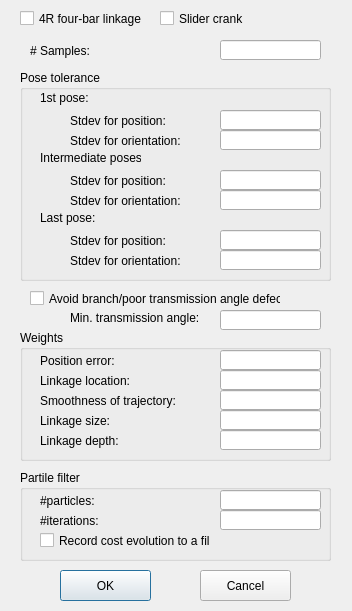
<?xml version="1.0" encoding="UTF-8"?>
<ui version="4.0">
 <class>LinkageSynthesisOptionDialog</class>
 <widget class="QDialog" name="LinkageSynthesisOptionDialog">
  <property name="geometry">
   <rect>
    <x>0</x>
    <y>0</y>
    <width>352</width>
    <height>611</height>
   </rect>
  </property>
  <property name="windowTitle">
   <string>Synthesis Options</string>
  </property>
  <widget class="QLabel" name="label">
   <property name="geometry">
    <rect>
     <x>30</x>
     <y>40</y>
     <width>61</width>
     <height>21</height>
    </rect>
   </property>
   <property name="text">
    <string># Samples:</string>
   </property>
  </widget>
  <widget class="QLineEdit" name="lineEditNumSamples">
   <property name="geometry">
    <rect>
     <x>220</x>
     <y>40</y>
     <width>101</width>
     <height>20</height>
    </rect>
   </property>
  </widget>
  <widget class="QCheckBox" name="checkBoxAvoidBranchDefect">
   <property name="geometry">
    <rect>
     <x>30</x>
     <y>290</y>
     <width>251</width>
     <height>17</height>
    </rect>
   </property>
   <property name="text">
    <string>Avoid branch/poor transmission angle defect</string>
   </property>
  </widget>
  <widget class="QPushButton" name="pushButtonOK">
   <property name="geometry">
    <rect>
     <x>60</x>
     <y>570</y>
     <width>91</width>
     <height>31</height>
    </rect>
   </property>
   <property name="text">
    <string>OK</string>
   </property>
  </widget>
  <widget class="QPushButton" name="pushButtonCancel">
   <property name="geometry">
    <rect>
     <x>200</x>
     <y>570</y>
     <width>91</width>
     <height>31</height>
    </rect>
   </property>
   <property name="text">
    <string>Cancel</string>
   </property>
  </widget>
  <widget class="QGroupBox" name="groupBox">
   <property name="geometry">
    <rect>
     <x>20</x>
     <y>70</y>
     <width>311</width>
     <height>211</height>
    </rect>
   </property>
   <property name="title">
    <string>Pose tolerance</string>
   </property>
   <widget class="QLabel" name="label_2">
    <property name="geometry">
     <rect>
      <x>50</x>
      <y>40</y>
      <width>131</width>
      <height>21</height>
     </rect>
    </property>
    <property name="text">
     <string>Stdev for position:</string>
    </property>
   </widget>
   <widget class="QLineEdit" name="lineEditStdDevPositionFirst">
    <property name="geometry">
     <rect>
      <x>200</x>
      <y>40</y>
      <width>101</width>
      <height>20</height>
     </rect>
    </property>
   </widget>
   <widget class="QLabel" name="label_6">
    <property name="geometry">
     <rect>
      <x>50</x>
      <y>100</y>
      <width>101</width>
      <height>21</height>
     </rect>
    </property>
    <property name="text">
     <string>Stdev for position:</string>
    </property>
   </widget>
   <widget class="QLineEdit" name="lineEditStdDevPositionMiddle">
    <property name="geometry">
     <rect>
      <x>200</x>
      <y>100</y>
      <width>101</width>
      <height>20</height>
     </rect>
    </property>
   </widget>
   <widget class="QLabel" name="label_7">
    <property name="geometry">
     <rect>
      <x>50</x>
      <y>160</y>
      <width>131</width>
      <height>21</height>
     </rect>
    </property>
    <property name="text">
     <string>Stdev for position:</string>
    </property>
   </widget>
   <widget class="QLineEdit" name="lineEditStdDevPositionLast">
    <property name="geometry">
     <rect>
      <x>200</x>
      <y>160</y>
      <width>101</width>
      <height>20</height>
     </rect>
    </property>
   </widget>
   <widget class="QLabel" name="label_8">
    <property name="geometry">
     <rect>
      <x>20</x>
      <y>20</y>
      <width>51</width>
      <height>16</height>
     </rect>
    </property>
    <property name="text">
     <string>1st pose:</string>
    </property>
   </widget>
   <widget class="QLabel" name="label_9">
    <property name="geometry">
     <rect>
      <x>50</x>
      <y>60</y>
      <width>131</width>
      <height>21</height>
     </rect>
    </property>
    <property name="text">
     <string>Stdev for orientation:</string>
    </property>
   </widget>
   <widget class="QLineEdit" name="lineEditStdDevOrientationFirst">
    <property name="geometry">
     <rect>
      <x>200</x>
      <y>60</y>
      <width>101</width>
      <height>20</height>
     </rect>
    </property>
   </widget>
   <widget class="QLabel" name="label_10">
    <property name="geometry">
     <rect>
      <x>20</x>
      <y>80</y>
      <width>101</width>
      <height>16</height>
     </rect>
    </property>
    <property name="text">
     <string>Intermediate poses:</string>
    </property>
   </widget>
   <widget class="QLabel" name="label_11">
    <property name="geometry">
     <rect>
      <x>50</x>
      <y>120</y>
      <width>121</width>
      <height>21</height>
     </rect>
    </property>
    <property name="text">
     <string>Stdev for orientation:</string>
    </property>
   </widget>
   <widget class="QLineEdit" name="lineEditStdDevOrientationMiddle">
    <property name="geometry">
     <rect>
      <x>200</x>
      <y>120</y>
      <width>101</width>
      <height>20</height>
     </rect>
    </property>
   </widget>
   <widget class="QLabel" name="label_12">
    <property name="geometry">
     <rect>
      <x>20</x>
      <y>140</y>
      <width>101</width>
      <height>16</height>
     </rect>
    </property>
    <property name="text">
     <string>Last pose:</string>
    </property>
   </widget>
   <widget class="QLabel" name="label_13">
    <property name="geometry">
     <rect>
      <x>50</x>
      <y>180</y>
      <width>131</width>
      <height>21</height>
     </rect>
    </property>
    <property name="text">
     <string>Stdev for orientation:</string>
    </property>
   </widget>
   <widget class="QLineEdit" name="lineEditStdDevOrientationLast">
    <property name="geometry">
     <rect>
      <x>200</x>
      <y>180</y>
      <width>101</width>
      <height>20</height>
     </rect>
    </property>
   </widget>
  </widget>
  <widget class="QGroupBox" name="groupBox_2">
   <property name="geometry">
    <rect>
     <x>20</x>
     <y>330</y>
     <width>311</width>
     <height>131</height>
    </rect>
   </property>
   <property name="title">
    <string>Weights</string>
   </property>
   <widget class="QLabel" name="label_3">
    <property name="geometry">
     <rect>
      <x>20</x>
      <y>20</y>
      <width>111</width>
      <height>21</height>
     </rect>
    </property>
    <property name="text">
     <string>Position error:</string>
    </property>
   </widget>
   <widget class="QLineEdit" name="lineEditPositionErrorWeight">
    <property name="geometry">
     <rect>
      <x>200</x>
      <y>20</y>
      <width>101</width>
      <height>20</height>
     </rect>
    </property>
   </widget>
   <widget class="QLabel" name="label_4">
    <property name="geometry">
     <rect>
      <x>20</x>
      <y>60</y>
      <width>161</width>
      <height>21</height>
     </rect>
    </property>
    <property name="text">
     <string>Smoothness of trajectory:</string>
    </property>
   </widget>
   <widget class="QLineEdit" name="lineEditTrajectoryWeight">
    <property name="geometry">
     <rect>
      <x>200</x>
      <y>60</y>
      <width>101</width>
      <height>20</height>
     </rect>
    </property>
   </widget>
   <widget class="QLabel" name="label_5">
    <property name="geometry">
     <rect>
      <x>20</x>
      <y>80</y>
      <width>121</width>
      <height>21</height>
     </rect>
    </property>
    <property name="text">
     <string>Linkage size:</string>
    </property>
   </widget>
   <widget class="QLineEdit" name="lineEditSizeWeight">
    <property name="geometry">
     <rect>
      <x>200</x>
      <y>80</y>
      <width>101</width>
      <height>20</height>
     </rect>
    </property>
   </widget>
   <widget class="QLabel" name="label_15">
    <property name="geometry">
     <rect>
      <x>20</x>
      <y>40</y>
      <width>111</width>
      <height>21</height>
     </rect>
    </property>
    <property name="text">
     <string>Linkage location:</string>
    </property>
   </widget>
   <widget class="QLineEdit" name="lineEditLinkageLocationWeight">
    <property name="geometry">
     <rect>
      <x>200</x>
      <y>40</y>
      <width>101</width>
      <height>20</height>
     </rect>
    </property>
   </widget>
   <widget class="QLineEdit" name="lineEditLinkageDepthWeight">
    <property name="geometry">
     <rect>
      <x>200</x>
      <y>100</y>
      <width>101</width>
      <height>20</height>
     </rect>
    </property>
   </widget>
   <widget class="QLabel" name="label_18">
    <property name="geometry">
     <rect>
      <x>20</x>
      <y>100</y>
      <width>121</width>
      <height>21</height>
     </rect>
    </property>
    <property name="text">
     <string>Linkage depth:</string>
    </property>
   </widget>
  </widget>
  <widget class="QGroupBox" name="groupBox_3">
   <property name="geometry">
    <rect>
     <x>20</x>
     <y>470</y>
     <width>311</width>
     <height>91</height>
    </rect>
   </property>
   <property name="title">
    <string>Partile filter</string>
   </property>
   <widget class="QLabel" name="label_16">
    <property name="geometry">
     <rect>
      <x>20</x>
      <y>20</y>
      <width>111</width>
      <height>21</height>
     </rect>
    </property>
    <property name="text">
     <string>#particles:</string>
    </property>
   </widget>
   <widget class="QLabel" name="label_17">
    <property name="geometry">
     <rect>
      <x>20</x>
      <y>40</y>
      <width>111</width>
      <height>21</height>
     </rect>
    </property>
    <property name="text">
     <string>#iterations:</string>
    </property>
   </widget>
   <widget class="QLineEdit" name="lineEditNumParticles">
    <property name="geometry">
     <rect>
      <x>200</x>
      <y>20</y>
      <width>101</width>
      <height>20</height>
     </rect>
    </property>
   </widget>
   <widget class="QLineEdit" name="lineEditNumIterations">
    <property name="geometry">
     <rect>
      <x>200</x>
      <y>40</y>
      <width>101</width>
      <height>20</height>
     </rect>
    </property>
   </widget>
   <widget class="QCheckBox" name="checkBoxRecordFile">
    <property name="geometry">
     <rect>
      <x>20</x>
      <y>60</y>
      <width>171</width>
      <height>21</height>
     </rect>
    </property>
    <property name="text">
     <string>Record cost evolution to a file</string>
    </property>
   </widget>
  </widget>
  <widget class="QLineEdit" name="lineEditMinTransmissionAngle">
   <property name="geometry">
    <rect>
     <x>220</x>
     <y>310</y>
     <width>101</width>
     <height>20</height>
    </rect>
   </property>
  </widget>
  <widget class="QLabel" name="label_19">
   <property name="geometry">
    <rect>
     <x>70</x>
     <y>310</y>
     <width>131</width>
     <height>16</height>
    </rect>
   </property>
   <property name="text">
    <string>Min. transmission angle:</string>
   </property>
  </widget>
  <widget class="QCheckBox" name="checkBox4RLinkage">
   <property name="geometry">
    <rect>
     <x>20</x>
     <y>10</y>
     <width>131</width>
     <height>17</height>
    </rect>
   </property>
   <property name="text">
    <string>4R four-bar linkage</string>
   </property>
  </widget>
  <widget class="QCheckBox" name="checkBoxSliderCrank">
   <property name="geometry">
    <rect>
     <x>160</x>
     <y>10</y>
     <width>131</width>
     <height>17</height>
    </rect>
   </property>
   <property name="text">
    <string>Slider crank</string>
   </property>
  </widget>
 </widget>
 <layoutdefault spacing="6" margin="11"/>
 <resources/>
 <connections/>
</ui>
